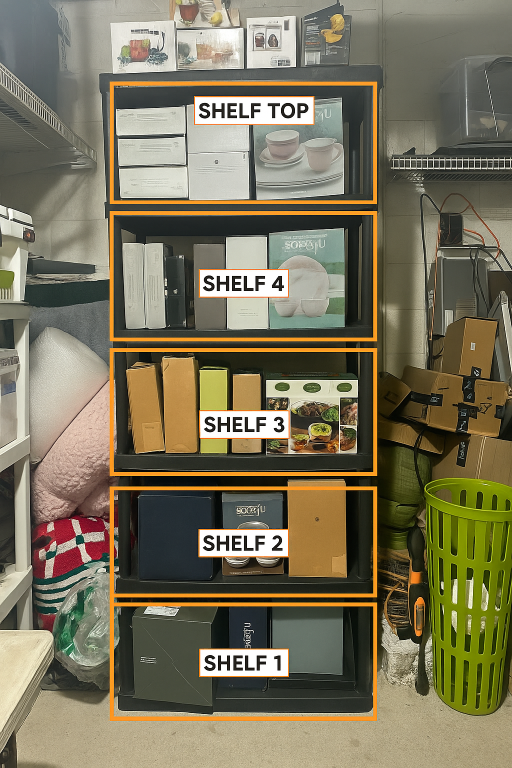
#> input picture static/gr1.png, 1024 x 1536 px (shown at 1/2 size)
$ python testdraw.py
#> lines starting #> are read from the running program, lines starting #| are printed output that depends on the picture
from PIL import Image, ImageDraw

def draw_and_resize():
    # Open the original image
    img = Image.open('static/gr1.png')
#> img is the input picture: PIL image 1024x1536 RGB; mean R, G, B 122.1, 115.2, 90.3
    draw = ImageDraw.Draw(img)
    # Draw a green rectangle at the specified coordinates
    rect_coords = (220, 163, 753, 407)
    draw.rectangle(rect_coords, outline=(0, 200, 0), width=8)
    # Resize to 480x640 (width x height)
    img_resized = img.resize((480, 640), Image.LANCZOS)
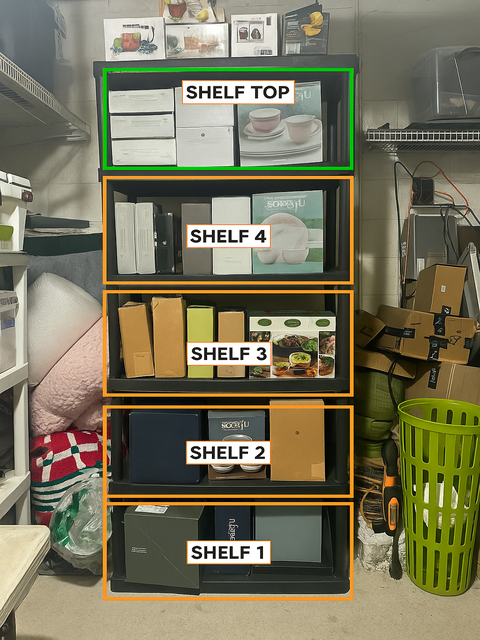
#> img_resized: PIL image 480x640 RGB; mean R, G, B 120.1, 115.5, 90
    # Save as gr1new.png in the same location
    img_resized.save('static/gr1new.png')

if __name__ == '__main__':
    draw_and_resize()
